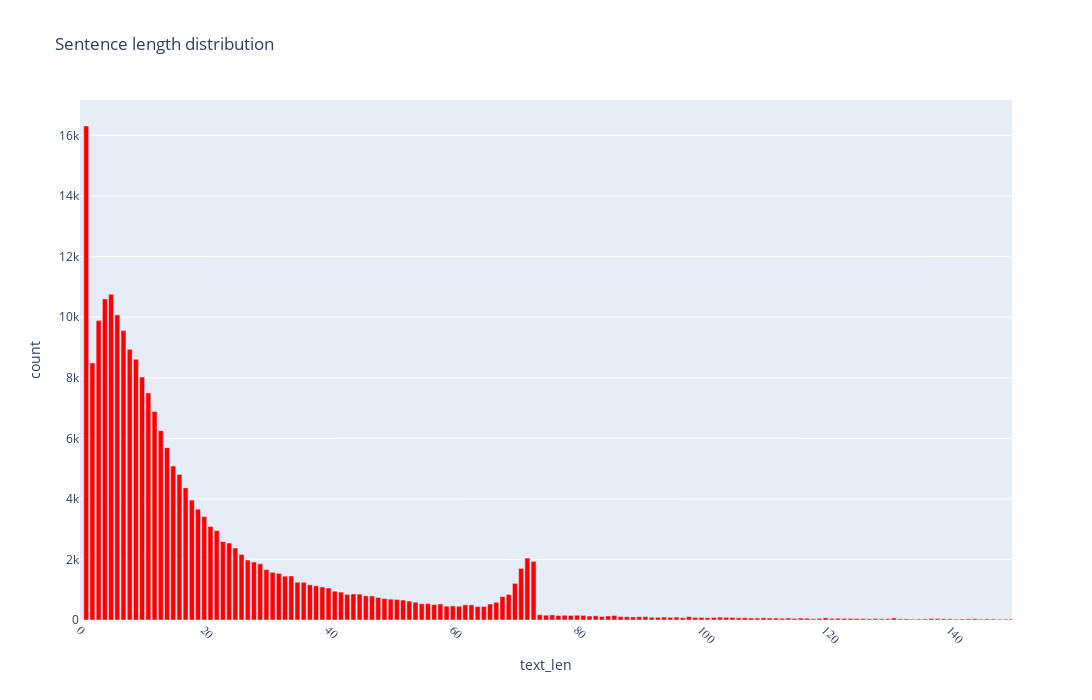

This figure's notebook cell:
### Code cell
fig = px.bar(grouped_len, x='text_len', y='count', title="Sentence length distribution",log_y=False,color_discrete_sequence =['red']*len(grouped_len))
fig.update_layout(height=700, width=1300)
fig.update_xaxes(tickangle=45, tickfont=dict(family='Rockwell', size=12),range=[0,150])
fig.show()

### Figure 1 — Plotly figure (JSON) as saved in the notebook; plotly's stock layout.template omitted (floating-point values rounded to 4 significant figures; data arrays with more than 128 entries replaced by an {"elided": "..."} marker saying what was removed)
{"data": [{"alignmentgroup": "True", "hovertemplate": "text_len=%{x}<br>count=%{y}<extra></extra>", "legendgroup": "", "marker": {"color": "red", "pattern": {"shape": ""}}, "name": "", "offsetgroup": "", "orientation": "v", "showlegend": false, "textposition": "auto", "type": "bar", "x": {"elided": "782 int values"}, "xaxis": "x", "y": {"elided": "782 int values"}, "yaxis": "y"}], "layout": {"barmode": "relative", "height": 700, "legend": {"tracegroupgap": 0}, "title": {"text": "Sentence length distribution"}, "width": 1300, "xaxis": {"anchor": "y", "domain": [0, 1], "range": [0, 150], "tickangle": 45, "tickfont": {"family": "Rockwell", "size": 12}, "title": {"text": "text_len"}}, "yaxis": {"anchor": "x", "domain": [0, 1], "title": {"text": "count"}}}}
